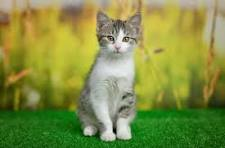
#> input picture img/cat.jpg, 225 x 148 px
$ python img_flip.py
#> lines starting #> are read from the running program, lines starting #| are printed output that depends on the picture
import cv2
import numpy as np

## Read an image
img = cv2.imread("img/cat.jpg")
#> img is the input picture: shape (148, 225, 3); mean B, G, R 66.4, 142.5, 130

img_flip = cv2.flip(img, -1) #possible values -1, 0, 1
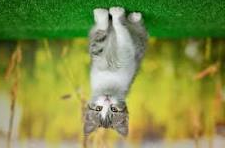
#> img_flip: shape (148, 225, 3); mean B, G, R 66.4, 142.5, 130

cv2.imshow("window", img_flip)
cv2.waitKey(0)
